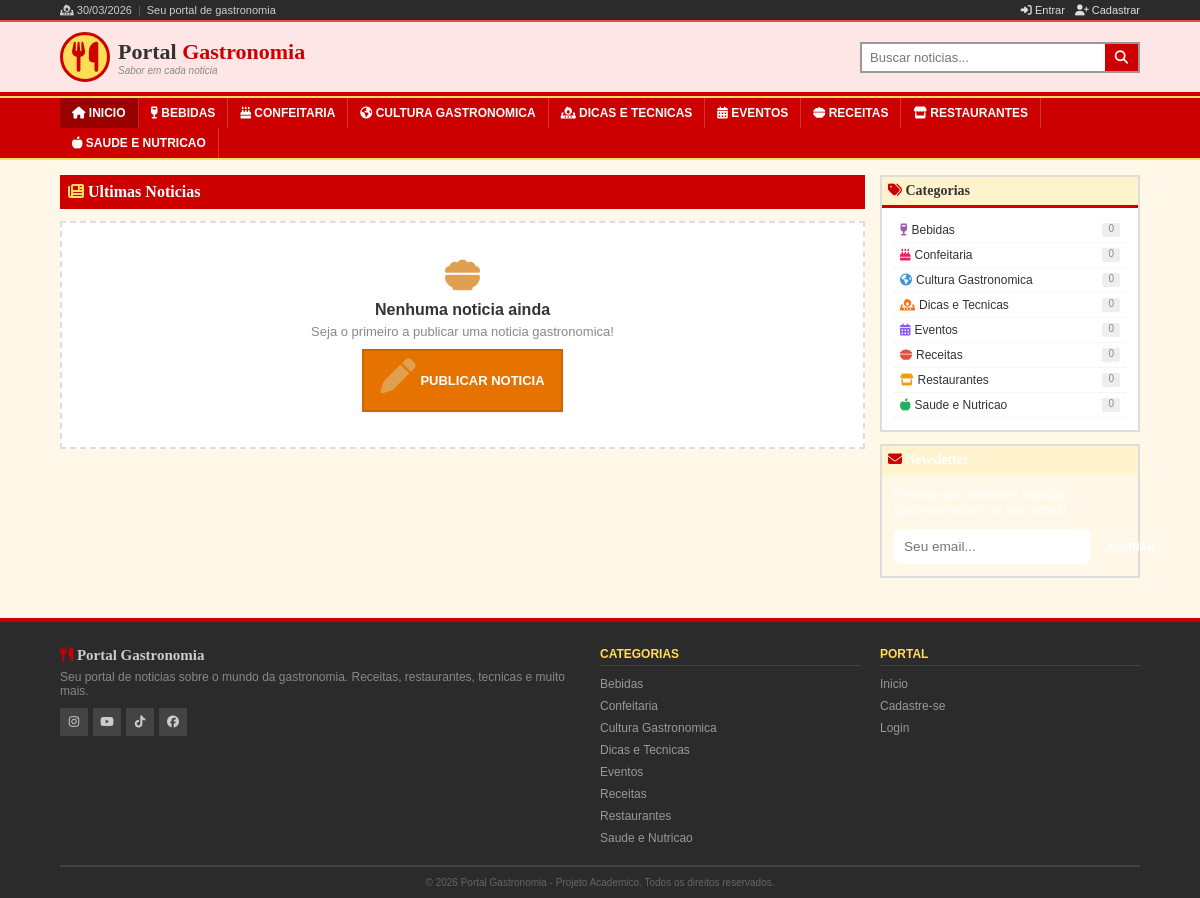
The page / on the database its author committed.
### tables this page shows
CREATE TABLE IF NOT EXISTS categorias (
    id INT AUTO_INCREMENT PRIMARY KEY,
    nome VARCHAR(80) NOT NULL UNIQUE,
    slug VARCHAR(80) NOT NULL UNIQUE,
    icone VARCHAR(50) DEFAULT 'fa-utensils',
    cor VARCHAR(7) DEFAULT '#E74C3C',
    descricao TEXT DEFAULT NULL,
    criado_em DATETIME DEFAULT CURRENT_TIMESTAMP
);

### includes/auth.php (called while the page is built, shortened)
<?php
function estaLogado() {
    return isset($_SESSION['usuario_id']);
}

### dao/CategoriaDAO.php (called while the page is built, shortened)
<?php
class CategoriaDAO {
    private $conn;
    public function __construct($conn) {
        $this->conn = $conn;
    }
    public function listarTodas() {
        $stmt = $this->conn->query("SELECT * FROM categorias ORDER BY nome ASC");
        return $stmt->fetchAll();
    }
    public function listarComContagem() {
        $stmt = $this->conn->query(
            "SELECT c.*, COUNT(n.id) as total_noticias
             FROM categorias c
             LEFT JOIN noticias n ON c.id = n.categoria_id
             GROUP BY c.id
             ORDER BY c.nome ASC"
        );
        return $stmt->fetchAll();
    }
}

### dao/NoticiaDAO.php (called while the page is built, shortened)
<?php
class NoticiaDAO {
    private $conn;
    public function __construct($conn) {
        $this->conn = $conn;
    }
    public function listarTodas($limite = 20, $offset = 0) {
        $stmt = $this->conn->prepare(
            "SELECT n.*, u.nome as autor_nome, u.foto as autor_foto, c.nome as categoria_nome, c.slug as categoria_slug, c.cor as categoria_cor, c.icone as categoria_icone
             FROM noticias n
             JOIN usuarios u ON n.autor = u.id
             LEFT JOIN categorias c ON n.categoria_id = c.id
             ORDER BY n.data DESC
             LIMIT ? OFFSET ?"
        );
        $stmt->execute([$limite, $offset]);
        return $stmt->fetchAll();
    }
}

### index.php (the view, shortened to what this page needs)
<?php
require_once 'config/database.php';
require_once 'dao/NoticiaDAO.php';
require_once 'dao/CategoriaDAO.php';
$noticiaDAO = new NoticiaDAO($conn);
$categoriaDAO = new CategoriaDAO($conn);
$noticias = $noticiaDAO->listarTodas(12);
$categorias = $categoriaDAO->listarComContagem();
include 'includes/header.php';
?>
<div class="content-layout">
    <div class="content-main">
        <div class="section-header">
            <h2><i class="fa-solid fa-newspaper"></i> Ultimas Noticias</h2>
        </div>
        <?php if (count($noticias) > 0): ?>
            <div class="news-grid">
                <?php foreach ($noticias as $noticia): ?>
                    <a href="noticia.php?id=<?php echo $noticia['id']; ?>" class="news-card">
                        <div class="news-card-img">
                            <?php if (!empty($noticia['imagem'])): ?>
                                <img src="uploads/<?php echo htmlspecialchars($noticia['imagem']); ?>" alt="<?php echo htmlspecialchars($noticia['titulo']); ?>">
                            <?php else: ?>
                                <div class="img-placeholder img-placeholder-sm"><i class="fa-solid fa-utensils"></i></div>
                            <?php endif; ?>
                            <?php if (!empty($noticia['categoria_nome'])): ?>
                                <span class="news-card-badge" style="background:<?php echo $noticia['categoria_cor'] ?? 'var(--vermelho)'; ?>">
                                    <?php echo htmlspecialchars($noticia['categoria_nome']); ?>
                                </span>
                            <?php endif; ?>
                        </div>
                        <div class="news-card-body">
                            <h3><?php echo htmlspecialchars($noticia['titulo']); ?></h3>
                            <p><?php echo htmlspecialchars($noticia['resumo'] ?? substr(strip_tags($noticia['noticia']), 0, 120)); ?>...</p>
                            <div class="news-card-meta">
                                <span class="author"><i class="fa-solid fa-user-pen"></i> <?php echo htmlspecialchars($noticia['autor_nome']); ?></span>
                                <span><i class="fa-regular fa-clock"></i> <?php echo date('d/m/Y', strtotime($noticia['data'])); ?></span>
                            </div>
                        </div>
                    </a>
                <?php endforeach; ?>
            </div>
        <?php else: ?>
            <div class="empty-state">
                <i class="fa-solid fa-bowl-food"></i>
                <h3>Nenhuma noticia ainda</h3>
                <p>Seja o primeiro a publicar uma noticia gastronomica!</p>
                <a href="nova_noticia.php" class="btn btn-laranja"><i class="fa-solid fa-pen"></i> Publicar Noticia</a>
            </div>
        <?php endif; ?>
    </div>
    <aside class="sidebar">
        <div class="sidebar-widget">
            <h3><i class="fa-solid fa-tags"></i> Categorias</h3>
            <ul class="cat-list">
                <?php foreach ($categorias as $cat): ?>
                    <li>
                        <a href="categoria.php?slug=<?php echo $cat['slug']; ?>">
                            <span class="cat-icon">
                                <i class="fa-solid <?php echo $cat['icone']; ?>" style="color:<?php echo $cat['cor']; ?>"></i>
                                <?php echo htmlspecialchars($cat['nome']); ?>
                            </span>
                            <span class="cat-count"><?php echo $cat['total_noticias']; ?></span>
                        </a>
                    </li>
                <?php endforeach; ?>
            </ul>
        </div>
        <div class="sidebar-widget" style="background: linear-gradient(135deg, var(--vermelho), var(--laranja)); color: white;">
            <h3 style="color: white; border-color: rgba(255,255,255,0.3);"><i class="fa-solid fa-envelope"></i> Newsletter</h3>
            <p style="font-size: 0.85rem; opacity: 0.9; margin-bottom: 12px;">Receba as melhores noticias gastronomicas no seu email!</p>
            <div style="display:flex; gap:5px;">
                <input type="email" placeholder="Seu email..." style="flex:1; padding:10px; border:none; border-radius:8px; font-size:0.85rem;">
                <button class="btn btn-sm" style="background:var(--preto);color:white;white-space:nowrap;">Assinar</button>
            </div>
        </div>
    </aside>
</div>
<?php include 'includes/footer.php'; ?>

### includes/header.php (shortened to what this page needs)
<?php
require_once __DIR__ . '/../includes/auth.php';
require_once __DIR__ . '/../config/database.php';
require_once __DIR__ . '/../dao/CategoriaDAO.php';
$categoriaDAO = new CategoriaDAO($conn);
$categoriasMenu = $categoriaDAO->listarTodas();
?>
<!DOCTYPE html>
<html lang="pt-BR">
<head>
    <link rel="stylesheet" href="https://cdnjs.cloudflare.com/ajax/libs/font-awesome/6.5.0/css/all.min.css">
    <link rel="stylesheet" href="assets/style.css">
</head>
<body>
<div class="top-bar">
    <div class="container">
        <div class="top-bar-left">
            <span><i class="fa-solid fa-fire-burner"></i> <?php echo date('d/m/Y'); ?></span>
            <span class="separator">|</span>
            <span>Seu portal de gastronomia</span>
        </div>
        <div class="top-bar-right">
            <?php if (estaLogado()): ?>
                <a href="dashboard.php"><i class="fa-solid fa-gauge"></i> Painel</a>
                <a href="nova_noticia.php"><i class="fa-solid fa-pen-nib"></i> Publicar</a>
                <a href="logout.php"><i class="fa-solid fa-right-from-bracket"></i> Sair</a>
            <?php else: ?>
                <a href="login.php"><i class="fa-solid fa-right-to-bracket"></i> Entrar</a>
                <a href="cadastro.php"><i class="fa-solid fa-user-plus"></i> Cadastrar</a>
            <?php endif; ?>
        </div>
    </div>
</div>
<header class="main-header">
    <div class="container">
        <a href="index.php" class="logo">
            <i class="fa-solid fa-utensils"></i>
            <div>
                <h1>Portal <span>Gastronomia</span></h1>
                <p class="logo-tagline">Sabor em cada noticia</p>
            </div>
        </a>
        <div class="header-search">
            <form action="buscar.php" method="GET">
                <input type="text" name="q" placeholder="Buscar noticias..." required>
                <button type="submit"><i class="fa-solid fa-magnifying-glass"></i></button>
            </form>
        </div>
    </div>
</header>
<nav class="main-nav" id="mainNav">
    <div class="container">
        <ul>
            <li><a href="index.php" class="nav-home"><i class="fa-solid fa-house"></i> Inicio</a></li>
            <?php foreach ($categoriasMenu as $cat): ?>
                <li>
                    <a href="categoria.php?slug=<?php echo $cat['slug']; ?>">
                        <i class="fa-solid <?php echo $cat['icone']; ?>"></i>
                        <?php echo htmlspecialchars($cat['nome']); ?>
                    </a>
                </li>
            <?php endforeach; ?>
        </ul>
    </div>
</nav>
<main class="main-content">
    <div class="container">

### includes/footer.php (shortened to what this page needs)
    </div>
</main>
<footer class="main-footer">
    <div class="container">
        <div class="footer-grid">
            <div class="footer-brand">
                <h3><i class="fa-solid fa-utensils"></i> Portal Gastronomia</h3>
                <p>Seu portal de noticias sobre o mundo da gastronomia. Receitas, restaurantes, tecnicas e muito mais.</p>
                <div class="footer-social">
                    <a href="#"><i class="fa-brands fa-instagram"></i></a>
                    <a href="#"><i class="fa-brands fa-youtube"></i></a>
                    <a href="#"><i class="fa-brands fa-tiktok"></i></a>
                    <a href="#"><i class="fa-brands fa-facebook"></i></a>
                </div>
            </div>
            <div class="footer-links">
                <h4>Categorias</h4>
                <ul>
                    <?php
                    require_once __DIR__ . '/../config/database.php';
                    require_once __DIR__ . '/../dao/CategoriaDAO.php';
                    $footerCatDAO = new CategoriaDAO($conn);
                    $footerCats = $footerCatDAO->listarTodas();
                    foreach ($footerCats as $fc): ?>
                        <li><a href="categoria.php?slug=<?php echo $fc['slug']; ?>"><?php echo htmlspecialchars($fc['nome']); ?></a></li>
                    <?php endforeach; ?>
                </ul>
            </div>
            <div class="footer-links">
                <h4>Portal</h4>
                <ul>
                    <li><a href="index.php">Inicio</a></li>
                    <li><a href="cadastro.php">Cadastre-se</a></li>
                    <li><a href="login.php">Login</a></li>
                </ul>
            </div>
        </div>
        <div class="footer-bottom">
            <p>&copy; <?php echo date('Y'); ?> Portal Gastronomia - Projeto Academico. Todos os direitos reservados.</p>
        </div>
    </div>
</footer>
</body>
</html>

### rows shown on the page
categorias: nome "BEBIDAS", nome "Bebidas", total_noticias "0"
categorias: nome "CONFEITARIA", nome "Confeitaria", total_noticias "0"
categorias: nome "CULTURA GASTRONOMICA", nome "Cultura Gastronomica", total_noticias "0"
categorias: nome "DICAS E TECNICAS", nome "Dicas e Tecnicas", total_noticias "0"
categorias: nome "EVENTOS", nome "Eventos", total_noticias "0"
categorias: nome "RECEITAS", nome "Receitas", total_noticias "0"
categorias: nome "RESTAURANTES", nome "Restaurantes", total_noticias "0"
categorias: nome "SAUDE E NUTRICAO", nome "Saude e Nutricao", total_noticias "0"
